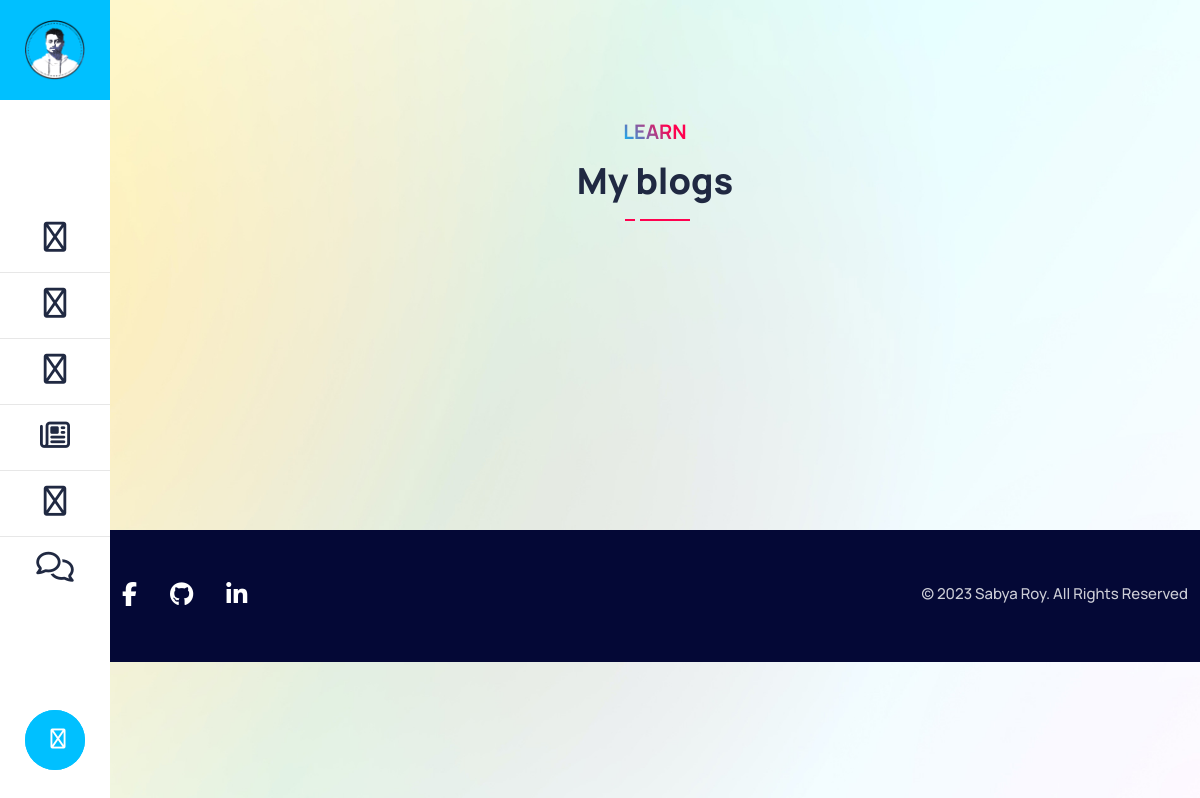
/blog, run on an earlier commit of the app's database.
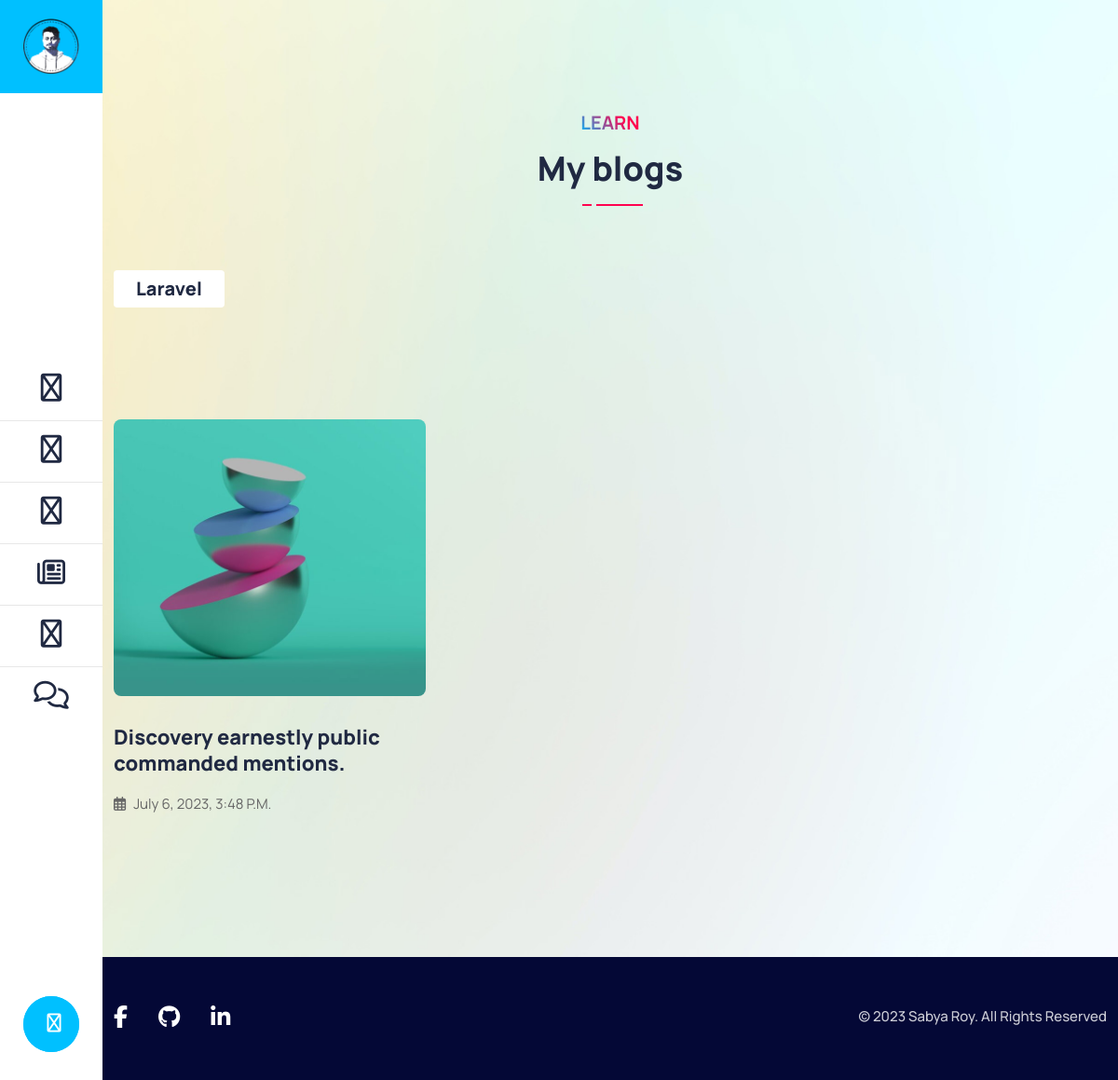
And on a later commit of the database.
### app/models.py (models this page shows, shortened)
class BlogCategory(models.Model):
    title = models.CharField(max_length=255)
    slug = models.SlugField(max_length=255, unique=True)

class Blog(models.Model):
    title = models.CharField(max_length=255)
    slug = models.SlugField(max_length=255, unique=True)
    category = models.ForeignKey(Category, on_delete=models.CASCADE)
    image = models.ImageField(upload_to='project/', help_text="Image size must be 800*600 px")
    cover = models.ImageField(upload_to='project/', help_text="Image size must be 1500*840 px")
    blog = RichTextField()
    tags = models.ManyToManyField(Tag)
    meta_description = models.CharField(max_length=255, null=True, blank=True)
    created_at = models.DateTimeField(auto_now_add=True)
    user = models.ForeignKey(User, on_delete=models.CASCADE, default=1)

### app/views/blog.py (the view)
# urls.py: path('', home.index, name="index"),
def index(request):
    categories = BlogCategory.objects.all()
    blogs = Blog.objects.all()
    context = {
        'categories': categories,
        'blogs': blogs,
    }
    return render(request, 'blog/index.html', context)

### app/templates/blog/index.html
{% extends 'base.html' %}
{% load static %}
{% block content %}
{% include 'blog/category.html' %}
<div class="blog-style-one-area blog-area default-padding">
    <div class="container">
        <div class="row">
            {% for blog in blogs %}
            <div class="blog-style-one mb-30 col-lg-4 col-md-6">
                <div class="item">
                    <div class="thumb">
                        <a href="{% url 'blog.show'  blog.slug %}"><img src="{{ HTTP_HOST }}/media/{{ blog.image }}"
                                alt="Thumb"></a>
                    </div>
                    <div class="info">
                        <h4>
                            <a href="{% url 'blog.show'  blog.slug %}">{{ blog.title }}</a>
                        </h4>
                        <div class="meta">
                            <ul>
                                <li>
                                    <i class="fas fa-calendar-alt"></i> {{ blog.created_at }}
                                </li>
                            </ul>
                        </div>
                    </div>
                </div>
            </div>
            {% endfor %}
        </div>
    </div>
</div>
{% endblock %}

### app/templates/blog/category.html
<div class="blog-style-one-area blog-area default-padding-top">
    <div class="container">
        <div class="row">
            <div class="col-lg-8 offset-lg-2">
                <div class="site-heading text-center">
                    <h4 class="sub-title">Learn</h4>
                    {% if category %}
                    <h2 class="title">{{ category.title }}</h2>
                    {% else %}
                    <h2 class="title">My blogs</h2>
                    {% endif %}
                    <div class="devider"></div>
                </div>
            </div>
        </div>
    </div>
    <div class="container">
        <div class="d-flex">
            {% for category in categories %}
            <div class="card bg-white border-0">
                <h4 class="m-0 p-2">
                    <a href="{% url 'blog.category' category.slug %}" class="ps-3 pe-3">{{ category.title }}</a>
            </div>
            {% endfor %}
        </div>
    </div>
</div>

What changed in the data, as far as the page shows it:
added BlogCategory: title "Laravel"
added Blog: image (picture), title "Discovery earnestly public commanded mentions.", created_at "July 6, 2023, 3:48 P.m."
